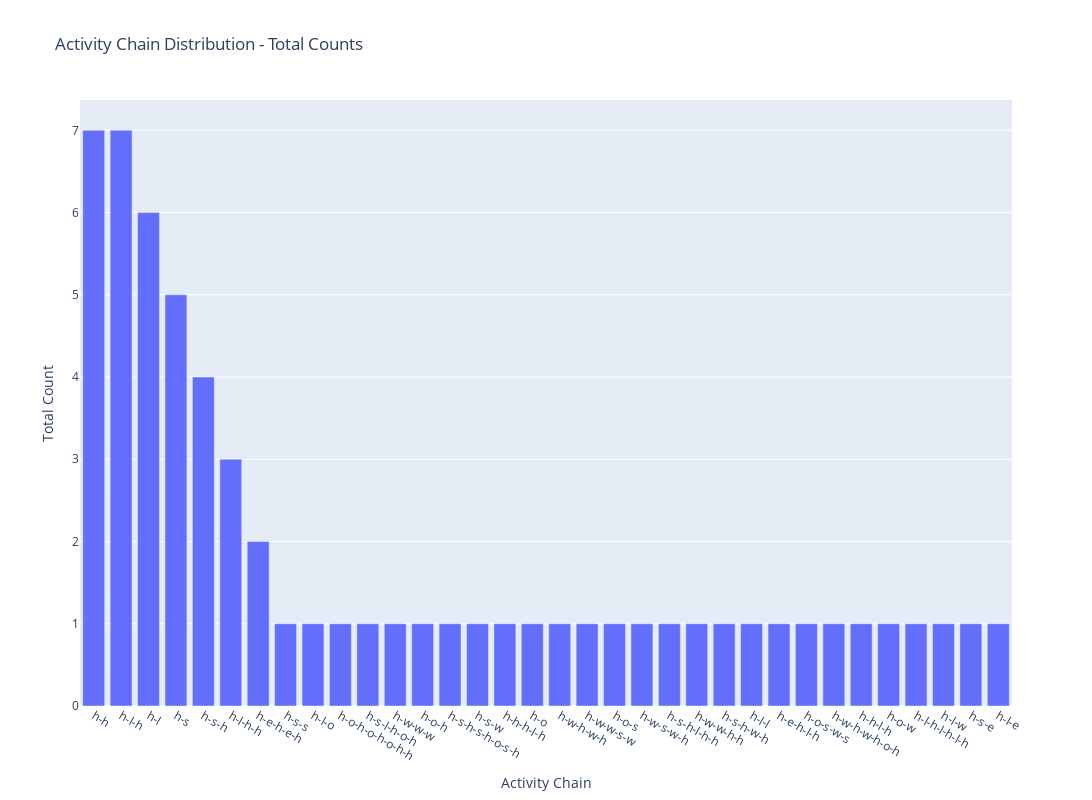

Write notebook code for a chart like this one.
### Code cell
# Calculate total counts for each activity chain
chain_counts = df_activity_chains['activity_chain'].value_counts().reset_index()
chain_counts.columns = ['Activity Chain', 'Count']

# Plot total counts
fig = px.bar(chain_counts, x='Activity Chain', y='Count', title='Activity Chain Distribution - Total Counts',
             labels={'Count': 'Total Count', 'Activity Chain': 'Activity Chain'})
fig.update_layout(width=1600, height=800)
fig.show()

### Figure 1 — Plotly figure (JSON) as saved in the notebook; plotly's stock layout.template omitted (floating-point values rounded to 4 significant figures)
{"data": [{"alignmentgroup": "True", "hovertemplate": "Activity Chain=%{x}<br>Total Count=%{y}<extra></extra>", "legendgroup": "", "marker": {"color": "#636efa", "pattern": {"shape": ""}}, "name": "", "offsetgroup": "", "orientation": "v", "showlegend": false, "textposition": "auto", "type": "bar", "x": ["h-h", "h-l-h", "h-l", "h-s", "h-s-h", "h-l-h-h", "h-e-h-e-h", "h-s-s", "h-l-o", "h-o-h-o-h-o-h-h", "h-s-l-h-o-h", "h-w-w-w", "h-o-h", "h-s-h-s-h-o-s-h", "h-s-w", "h-h-h-l-h", "h-o", "h-w-h-w-h", "h-w-w-s-w", "h-o-s", "h-w-s-w-h", "h-s-h-l-h-h", "h-w-w-h-h", "h-s-h-w-h", "h-l-l", "h-e-h-l-h", "h-o-s-w-s", "h-w-h-w-h-o-h", "h-h-l-h", "h-o-w", "h-l-h-l-h-l-h", "h-l-w", "h-s-e", "h-l-e"], "xaxis": "x", "y": [7, 7, 6, 5, 4, 3, 2, 1, 1, 1, 1, 1, 1, 1, 1, 1, 1, 1, 1, 1, 1, 1, 1, 1, 1, 1, 1, 1, 1, 1, 1, 1, 1, 1], "yaxis": "y"}], "layout": {"barmode": "relative", "height": 800, "legend": {"tracegroupgap": 0}, "title": {"text": "Activity Chain Distribution - Total Counts"}, "width": 1600, "xaxis": {"anchor": "y", "domain": [0, 1], "title": {"text": "Activity Chain"}}, "yaxis": {"anchor": "x", "domain": [0, 1], "title": {"text": "Total Count"}}}}
